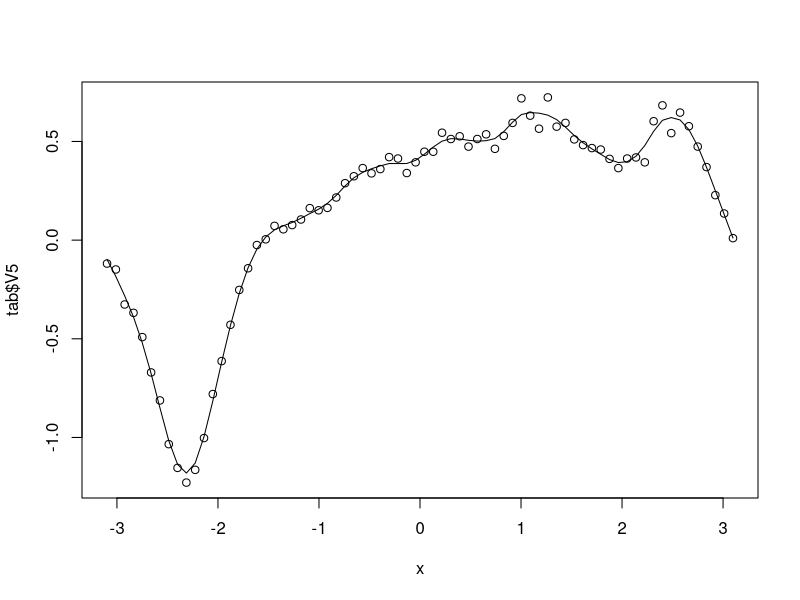
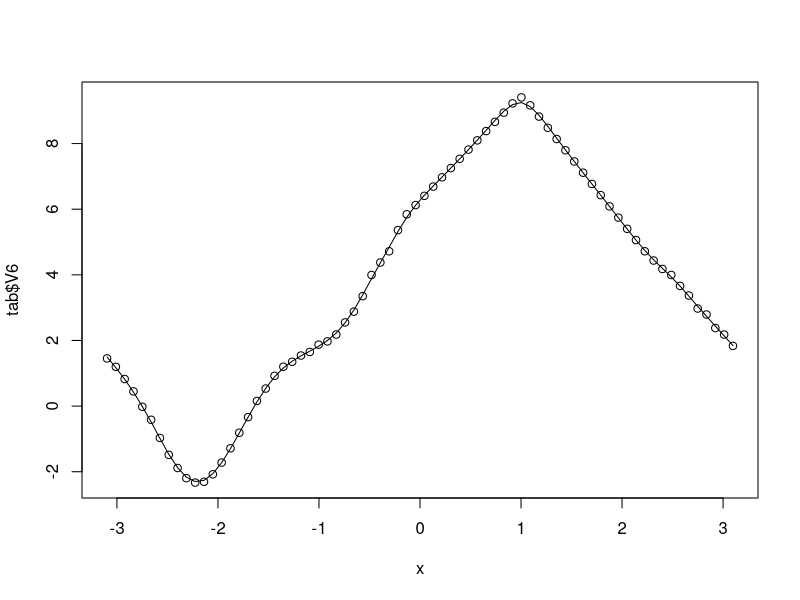
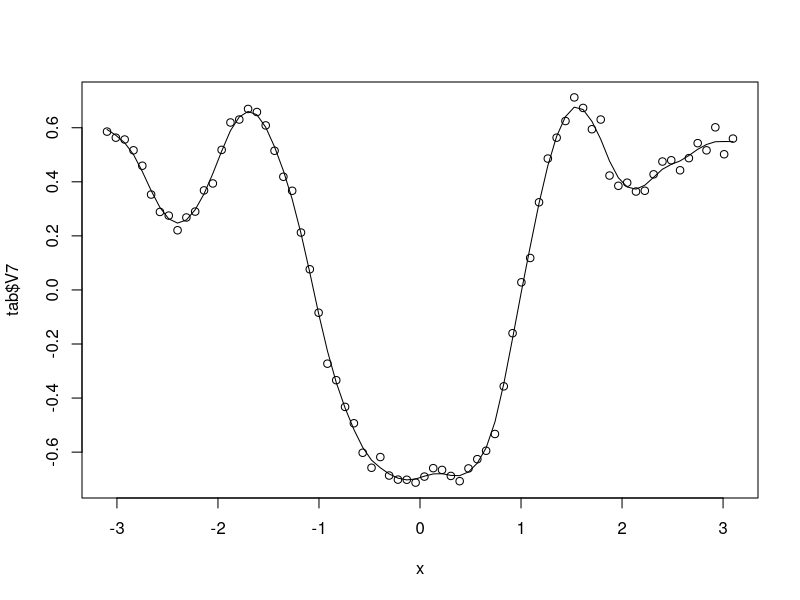

These charts were generated, in order, by the following R code:
tab = read.table("tau.dat")
smooth_tab = tab

x=as.numeric(tab$V4)
smoothingSpline = smooth.spline(x, tab$V5, spar=0.4)
plot(x,tab$V5)
#lines(smoothingSpline)
smooth_tab$V5 = smoothingSpline$y
lines(x,smooth_tab$V5)


smoothingSpline = smooth.spline(x, tab$V6, spar=0.4)
plot(x,tab$V6)
#lines(smoothingSpline)
smooth_tab$V6 = smoothingSpline$y
lines(x,smooth_tab$V6)


smoothingSpline = smooth.spline(x, tab$V7, spar=0.4)
plot(x,tab$V7)
#lines(smoothingSpline)
smooth_tab$V7 = smoothingSpline$y
lines(x,smooth_tab$V7)




write.table(smooth_tab, "smoothed_tau.dat", row.names = F, col.names = F, sep="\t", quote=F)

